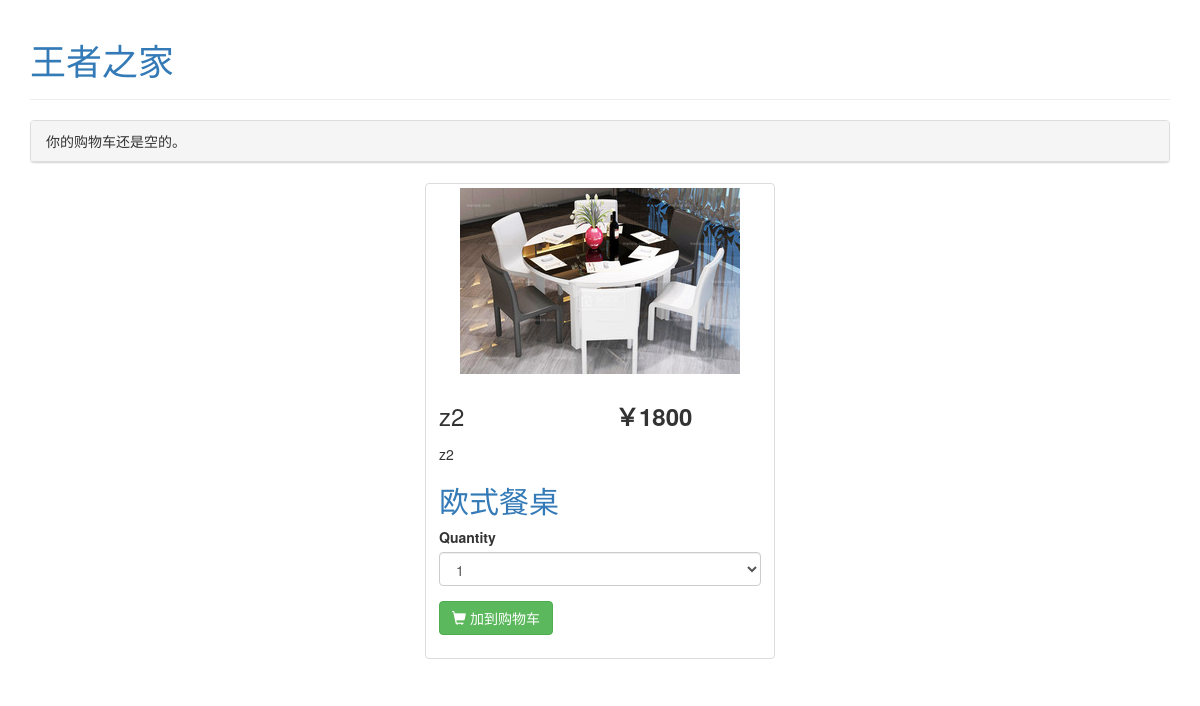
/14/z2/, run on the app's committed database.
### shop/models.py (models this page shows, shortened)
class Product(models.Model):
    category = models.ForeignKey(Category,
                                 related_name='products')
    name = models.CharField(max_length=200, db_index=True)
    slug = models.SlugField(max_length=200, db_index=True)
    image = models.ImageField(upload_to='products/%Y/%m/%d',
                              blank=True)
    description = models.TextField(blank=True)
    price = models.DecimalField(max_digits=10, decimal_places=0)
    stock = models.PositiveIntegerField()
    available = models.BooleanField(default=True)
    created = models.DateTimeField(auto_now_add=True)
    updated = models.DateTimeField(auto_now=True)
    class Meta:
        ordering = ('name',)
        index_together = (('id', 'slug'),)

class Category(models.Model):
    name = models.CharField(max_length=200,
                            db_index=True)
    slug = models.SlugField(max_length=200,
                            db_index=True,
                            unique=True)
    class Meta:
        ordering = ('name',)
        verbose_name = 'category'
        verbose_name_plural = 'categories'
    def __str__(self):
        return self.name
    def get_absolute_url(self):
        return reverse('shop:product_list_by_category',
                       args=[self.slug])

### shop/views.py (the view)
def product_detail(request, product_id, slug):
    product = get_object_or_404(Product,
                                id=product_id,
                                slug=slug,
                                available=True)
    cart_product_form = CartAddProductForm()
    return render(request,
                  'shop/product/detail.html',
                  {'product': product,
                   'cart_product_form': cart_product_form})

### cart/forms.py
class CartAddProductForm(forms.Form):
    quantity = forms.TypedChoiceField(
        choices=PRODUCT_QUANTITY_CHOICES,
        coerce=int)
    update = forms.BooleanField(required=False,
                                initial=False,
                                widget=forms.HiddenInput)

### cart/cart.py (called while the page is built)
    def __len__(self):
        return sum(item['quantity'] for item in self.cart.values())

### cart/context_processors.py (called while the page is built)
def cart(request):
        return {'cart': Cart(request)}

### shop/templates/shop/product/detail.html (shortened to what this page needs)
{% extends "shop/base.html" %}
{% load staticfiles %}
{% load bootstrap3 %}
{% block content %}
    <div class="row">
        <div class="col-md-12">
            <div class="col-md-6 col-md-4">
            </div>
            <div class="col-md-6 col-md-4">
                <div class="thumbnail">
                    <img src="{% if product.image %}{{ product.image.url }}
                              {% else %}{% static "img/no_image.png" %}{% endif %}"
                         class="img-responsive">
                    <div class="caption">
                        <div class="row">
                            <div class="col-md-6 col-xs-6">
                                <h3>{{ product.name }}</h3>
                            </div>
                            <div class="col-md-6 col-xs-6 price">
                                <h3>
                                    <label>￥{{ product.price }}</label></h3>
                            </div>
                        </div>
                        <p>{{ product.description }}</p>
                        <h2><a href="{{ product.category.get_absolute_url }}">{{ product.category }}</a></h2>
                        <form action="{% url "cart:cart_add" product.id %}" method="post">
                            {% bootstrap_form cart_product_form %}
                            {% buttons %}
                                <button type="submit" class="btn btn-success btn-product">
                                    <span class="glyphicon glyphicon-shopping-cart"></span> 加到购物车
                                </button>
                            {% endbuttons %}
                        </form>
                    </div>
                </div>
            </div>
            <div class="col-md-6 col-md-4">
            </div>
        </div>
    </div>
{% endblock %}

### data on the page
Product: image (picture), name "z2", price "1800", description "z2", category "欧式餐桌"
